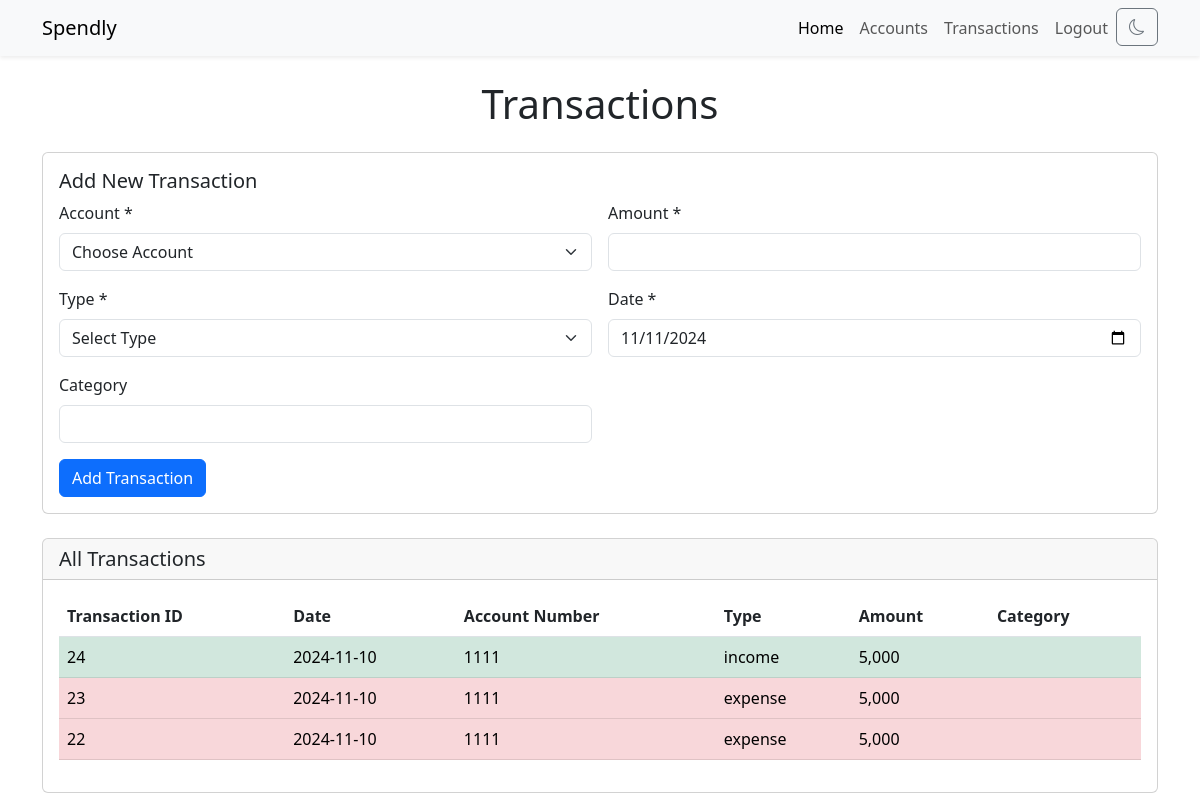
The app's page /transactions (signed in) with its own data.
### app.py (models this page shows, shortened)
class TransactionsTable(db.Model):
    __tablename__ = 'transactions'
    tno = db.Column(db.Integer, primary_key = True, autoincrement = True)
    userid = db.Column(db.Integer, db.ForeignKey("users.id", ondelete='CASCADE'), nullable = False)
    date = db.Column(db.String, nullable = False)
    accno = db.Column(db.Integer, db.ForeignKey("accounts.accno"), nullable = False)
    type = db.Column(db.String, nullable = False)
    amount = db.Column(db.Integer, nullable = False)
    category = db.Column(db.String)

### app.py (the view, shortened to what this page needs)
@app.route('/transactions', methods = ["GET", "POST"])
@login_required
def transactions():
    form = TransactionForm()
    transactions = TransactionsTable.query.filter_by(userid=current_user.id).order_by(TransactionsTable.date.desc(), TransactionsTable.tno.desc()).all()
    form.account_number.choices = [('', "Choose Account")] + [(i.accno, f"{i.accno} - {i.bank}") for i in AccountsTable.query.filter_by(userid=current_user.id).all()]
    return render_template('transactions.html', form=form, transactions=transactions, title="Transactions")

### app.py
class TransactionForm(FlaskForm):
    account_number = SelectField("Account Number", validators=[InputRequired()])
    amount = IntegerField('Amount', validators=[InputRequired()])
    type = SelectField('Type', choices=[('', "Select Type"), ('expense', "Expenditure"), ('income', "Income")],validators=[InputRequired()])
    date = DateField('Date', default=datetime.today(), validators=[InputRequired()])
    category = StringField('Category')
    submit = SubmitField('Add Transaction')

### app.py (called while the page is built)
@login_manager.user_loader
def load_user(user_id):
    return UsersTable.query.get(int(user_id))

### templates/transactions.html (shortened to what this page needs)
{% extends "layout.html" %}
{% block content %}
<div class="container mt-4">
    <h1 class="mb-4 text-center">Transactions</h1>
    <div class="card mb-4">
        <div class="card-body">
            <h5 class="card-title">Add New Transaction</h5>
            <form id="addTransactionForm" class="row g-3" method="POST">
                <div class="col-md-6">
                    <label for="transactionAccount" class="form-label">Account *</label>
                    {{ form.account_number(class="form-select", id="transactionAccount") }}
                </div>
                <div class="col-md-6">
                    <label for="transactionAmount" class="form-label">Amount *</label>
                    {{ form.amount(class="form-control", id="transactionAmount") }}
                </div>
                <div class="col-md-6">
                    <label for="transactionType" class="form-label">Type *</label>
                    {{ form.type(class="form-select", id="transactionType") }}
                </div>
                <div class="col-md-6">
                    <label for="transactionDate" class="form-label">Date *</label>
                    {{ form.date(class="form-control", id="transactionDate") }}
                </div>
                <div class="col-md-6">
                    <label for="transactionCategory" class="form-label">Category</label>
                    {{ form.category(class="form-control", id="transactionCategory") }}
                </div>
                <div class="col-12">
                    {{ form.submit(class="btn btn-primary") }}
                </div>
            </form>
        </div>
    </div>
    <div class="card">
        <div class="card-header">
            <h5 class="card-title mb-0">All Transactions</h5>
        </div>
        <div class="card-body">
            {% if transactions %}
            <table id="transactionsTable" class="table">
                <thead>
                    <tr>
                        <th scope="col">Transaction ID</th>
                        <th scope="col">Date</th>
                        <th scope="col">Account Number</th>
                        <th scope="col">Type</th>
                        <th scope="col">Amount</th>
                        <th scope="col">Category</th>
                    </tr>
                </thead>
                <tbody>
                    {% for transaction in transactions %}
                    {% if transaction.type == 'income' %}
                        <tr class="table-success">
                    {% else %}
                        <tr class="table-danger">
                    {% endif %}
                            <td>{{transaction.tno}}</td>
                            <td>{{transaction.date}}</td>
                            <td>{{transaction.accno}}</td>
                            <td>{{transaction.type}}</td>
                            <td>{{"{:,}".format(transaction.amount)}}</td>
                            <td>{{transaction.category}}</td>
                        </tr>
                    {% endfor %}
                </tbody>
            </table>
            {% else %}
            <div class="alert alert-info" role="info">
                <i class="fas fa-exclamation-circle"></i> &nbsp; No transactions yet.
            </div>
            {% endif %}
        </div>
    </div>
</div>
{% endblock %}

### records on screen
TransactionsTable: amount "5,000"
TransactionsTable: amount "5,000"
TransactionsTable: amount "5,000"
